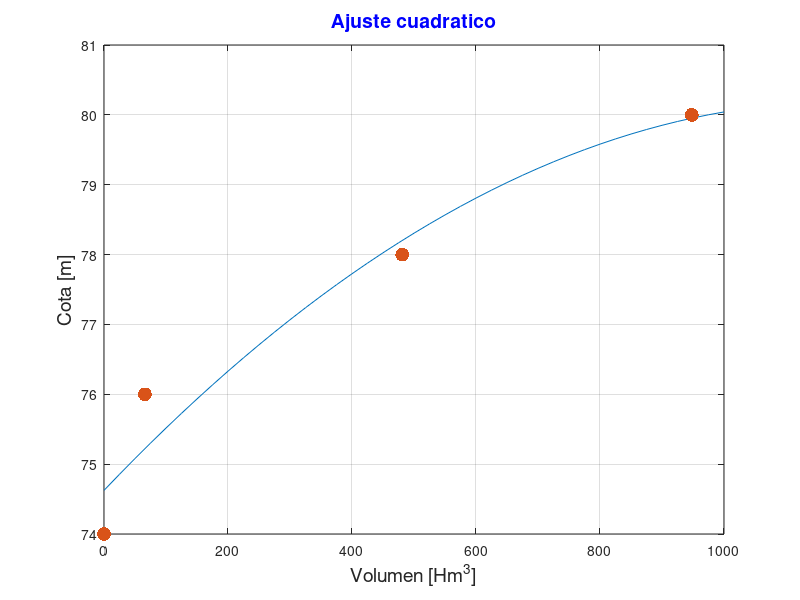

Recreate this plot in MATLAB.
Volumen = [0; 66; 481; 948];
Cota = [74; 76; 78; 80];

#Interpolacion por Lagrange

produ_denominadores_delta  = [];
for i = 1:4
    denominadores_delta = [];
    k = 0;
    for j = 1:4
            if j != i
                    k = k+1;
                      denominadores_delta(k) = (Volumen(i) - Volumen(j));
            endif
    endfor
    produ_denominadores_delta(i) = prod(denominadores_delta(1,:));
endfor

function L = l(x, Volumen,produ_denominadores_delta, Cota)  #polinomio interpolante
    delta0 = (x-Volumen(2)).*(x-Volumen(3)).*(x-Volumen(4))/produ_denominadores_delta(1);
    delta1 = (x-Volumen(1)).*(x-Volumen(3)).*(x-Volumen(4))/produ_denominadores_delta(2);
    delta2 = (x-Volumen(1)).*(x-Volumen(2)).*(x-Volumen(4))/produ_denominadores_delta(3);
    delta3 = (x-Volumen(1)).*(x-Volumen(2)).*(x-Volumen(3))/produ_denominadores_delta(4);
    L = delta0.*Cota(1) + delta1.*Cota(2) + delta2.*Cota(3) + delta3.*Cota(4);
endfunction

x = 0:25:1000;
plot(x,l(x, Volumen,produ_denominadores_delta, Cota))
hold on;
scatter(Volumen, Cota,100, 'filled')
hold off;
xlabel('Volumen [Hm^3]','fontsize',14)
ylabel('Cota [m]','fontsize',14)
title('Polinomio Interpolador de Lagrange','fontsize',14,'color','blue')
grid

#Ajuste cuadratico

fi0 = [1; 1; 1; 1];
fi1 = [0; 66; 481; 948];
fi2 = [0; 66^2; 481^2; 948^2];

A = [fi0'*fi0 fi1'*fi0 fi2'*fi0; fi0'*fi1 fi1'*fi1 fi2'*fi1; fi0'*fi2 fi1'*fi2 fi2'*fi2]; #matriz de sist. de ecuaciones normales
b = [Cota'*fi0; Cota'*fi1; Cota'*fi2]; #vector independiente del sist. de ecuaciones normales

c = inv(A)*b; #vector de coeficientes de la funcion de ajuste

function ajuste = a(x,c)
    ajuste = c(1) + c(2).*x + c(3).*x.^2;
endfunction

x = 0:25:1000;
plot(x,a(x,c))
hold on;
scatter(Volumen, Cota,100, 'filled')
hold off;
xlabel('Volumen [Hm^3]','fontsize',14)
ylabel('Cota [m]','fontsize',14)
title('Ajuste cuadratico','fontsize',14,'color','blue')
grid
